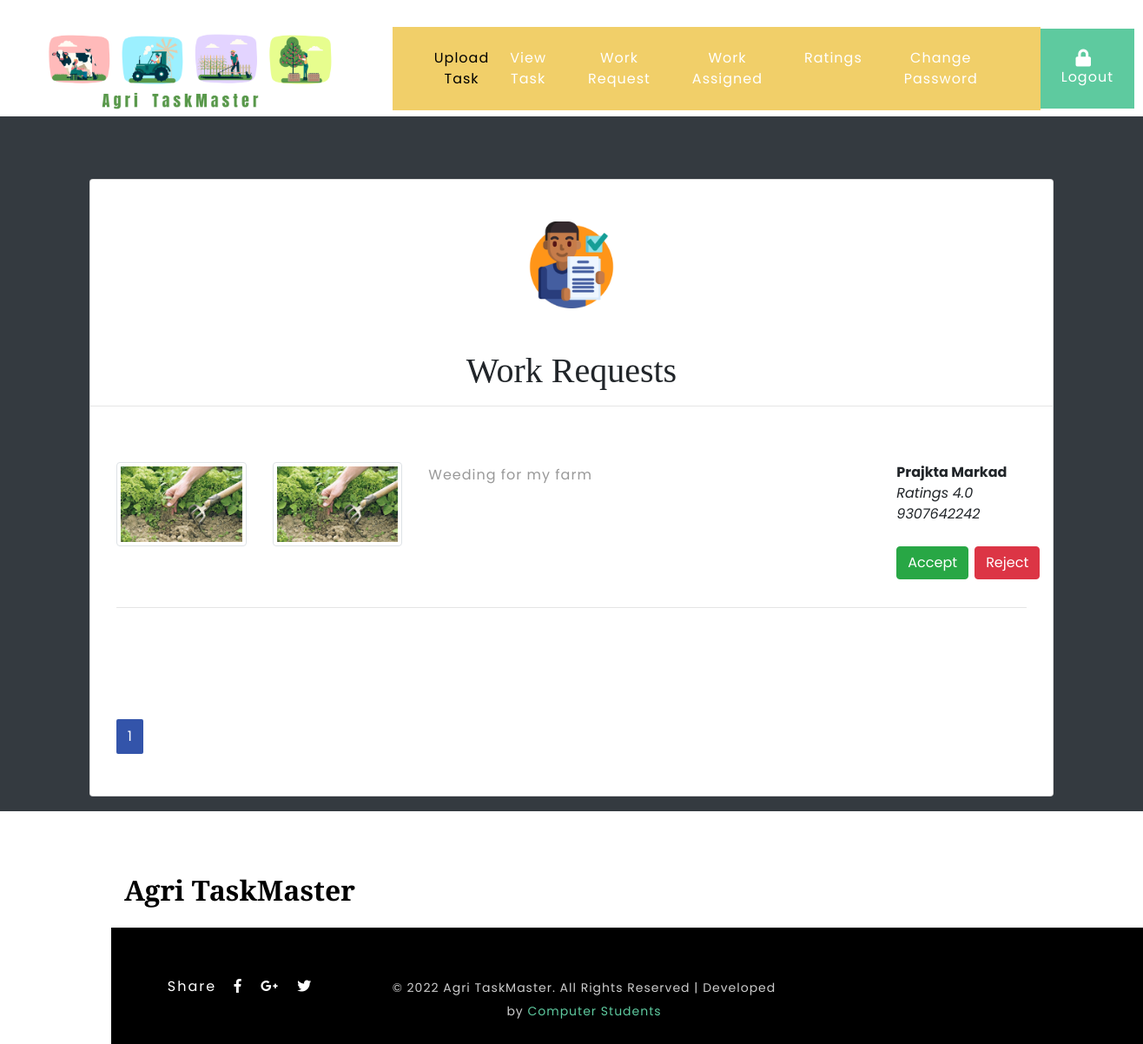
The page /workrequest (signed in) on the database its author committed.
### app/models.py (models this page shows)
class WorkStatus(models.Model):
    id = models.TextField(primary_key=True)
    taskid = models.TextField()
    fname = models.TextField()
    fmobile = models.TextField()
    task = models.TextField()
    lmobile = models.TextField()
    lname = models.TextField()
    lskills = models.TextField()
    lstatus = models.TextField()
    fstatus = models.TextField()
    class Meta:
        db_table = 'tblWorkStatus'

### app/views.py (the view, shortened to what this page needs)
# urls.py: path('workrequest', app.views.workrequest),
def workrequest(request):
    if 'flogin' in request.session and request.session['flogin']:
        fmobile = request.session['fmobile']
        try:
            ratings = pd.DataFrame(list(Ratings.objects.values('lmobile').order_by('lmobile').annotate(
                total_ratings=Avg('ratings'))))
            ds = pd.DataFrame(
                list(WorkStatus.objects.filter(fmobile=fmobile, lstatus='accepted', fstatus='pending').values()))
            ds = pd.merge(ds, ratings)
            ds = ds.to_dict(orient='records')
            if not ds:
                raise MergeError
        except MergeError:
            ds = WorkStatus.objects.filter(fmobile=fmobile, lstatus='accepted', fstatus='pending')
        page_number = request.GET.get('page')
        paginator = Paginator(ds, 5)
        try:
            tasks = paginator.page(page_number)
        except PageNotAnInteger:
            tasks = paginator.page(1)
        except EmptyPage:
            tasks = paginator.page(paginator.num_pages)
        return render(request, 'farmer/workrequest.html', {'tasks': tasks})
    else:
        return redirect(login)

### templates/farmer/workrequest.html (shortened to what this page needs)
{% extends "farmer/base.html" %}
{% block content %}
	<section class="h-100 bg-dark">
		<div class="container py-5 h-100">
			<div class="row d-flex justify-content-center align-items-center h-100">
				<div class="col">
					<div class="card card-registration my-4">
                        <div class="container py-5 h-100" >
                            <img src="static/images/workreq.png" height="100" class="rounded mx-auto d-block" alt="...">
                        </div>
                                <div class="row justify-content-center">
                                    <h1>Work Requests</h1>
                                </div>
                        <hr style="width:100%;text-align:left;margin-left:0">
                        <div class="container">
                        <div class="container py-5 h-100" >
                                {% for task in tasks %}
                                <div class="row">
                                    <div class="col-md-2">
                                        <img src="media/task/{{task.taskid}}1.jpg" class="img-thumbnail"/>
                                    </div>
                                    <div class="col-md-2">
                                        <img src="media/task/{{task.taskid}}2.jpg" class="img-thumbnail"/>
                                    </div>
                                    <div class="col-md-6">
                                        <p>{{ task.task }}</p>
                                    </div>
                                    <div class="col-md-2">
                                        <b>{{ task.lname }}</b>
                                        <i>Ratings {{ task.total_ratings }}</i>
                                        <i>{{ task.lmobile }}</i>
                                    </div>
                                </div>
                                <div class="row">
                                    <div class="col-md-2"></div>
                                    <div class="col-md-2"></div>
                                    <div class="col-md-6"></div>
                                    <div class="col-md-1">
                                        <form method="post">
                                            <button name="accept" class="btn btn-success" type="submit">Accept</button>
                                        </form>
                                    </div>
                                    <div class="col-md-1">
                                        <form method="post">
                                            <button class="btn btn-danger" type="submit">Reject</button>
                                        </form>
                                    </div>
                                </div>
                                <hr>
                            {% endfor %}
                        </div>
                            <div class="container py-5 h-100" >
                                <div class="pagination">
                                    {% for num in tasks.paginator.page_range %}
                                    {% if tasks.number == num %}
                                    <span class="pagination-number pagination-current">{{ num }}</span>
                                    {% elif num > tasks.number|add:'-3' and num < tasks.number|add:'3' %}
                                    <a class="pagination-number" href="?page={{ num }}">{{ num }}</a>
                                    {% endif %}
                                    {% endfor %}
                            </div>
			        </div>
		        </div>
            </div>
        </div>
    </section>
{% endblock %}

### static/css/style.css (style rules this page uses)
body { padding: 0; margin: 0; background: #FFF; font-family: 'Poppins', sans-serif; }
h1, h2, h3, h4, h5, h6 { margin: 0; padding: 0; font-family: 'Playfair Display', serif; }
p { margin: 0; padding: 0; font-size: 16px; letter-spacing: 1px; line-height: 1.9; color: #999; font-family: 'Poppins', sans-serif; }

### templates/farmer/base.html (style rules this page uses)
.pagination { text-align: center; margin-top: 1em; }
.pagination-number { padding: 0.5em 0.8em; border-radius: 2px; color: #fff; background-color: #6D85C7; }
.pagination-number:hover, .pagination-current { background-color: #3354AA; }

### rows shown on the page
WorkStatus: taskid (picture), task "Weeding for my farm", lname "Prajkta Markad", lmobile "9307642242"

### other values the page prints
{{ task.total_ratings }} "4.0"
{{ num }} "1"
